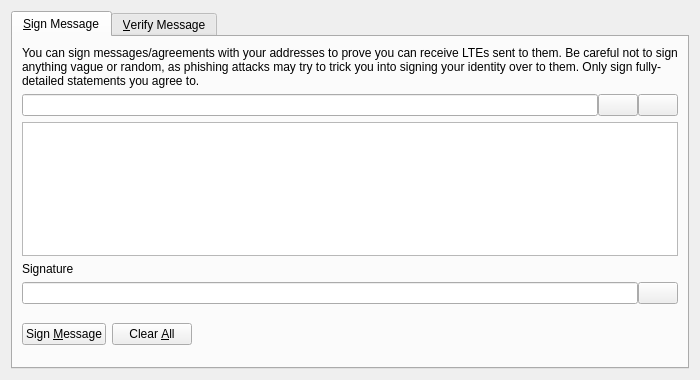
<?xml version="1.0" encoding="UTF-8"?>
<ui version="4.0">
 <class>SignVerifyMessageDialog</class>
 <widget class="QDialog" name="SignVerifyMessageDialog">
  <property name="geometry">
   <rect>
    <x>0</x>
    <y>0</y>
    <width>700</width>
    <height>380</height>
   </rect>
  </property>
  <property name="windowTitle">
   <string>Signatures - Sign / Verify a Message</string>
  </property>
  <property name="modal">
   <bool>true</bool>
  </property>
  <layout class="QVBoxLayout" name="verticalLayout">
   <item>
    <widget class="QTabWidget" name="tabWidget">
     <property name="currentIndex">
      <number>0</number>
     </property>
     <widget class="QWidget" name="tabSignMessage">
      <attribute name="title">
       <string>&amp;Sign Message</string>
      </attribute>
      <layout class="QVBoxLayout" name="verticalLayout_SM">
       <item>
        <widget class="QLabel" name="infoLabel_SM">
         <property name="text">
          <string>You can sign messages/agreements with your addresses to prove you can receive LTEs sent to them. Be careful not to sign anything vague or random, as phishing attacks may try to trick you into signing your identity over to them. Only sign fully-detailed statements you agree to.</string>
         </property>
         <property name="textFormat">
          <enum>Qt::PlainText</enum>
         </property>
         <property name="wordWrap">
          <bool>true</bool>
         </property>
        </widget>
       </item>
       <item>
        <layout class="QHBoxLayout" name="horizontalLayout_1_SM">
         <property name="spacing">
          <number>0</number>
         </property>
         <item>
          <widget class="QValidatedLineEdit" name="addressIn_SM">
           <property name="toolTip">
            <string>The LTE address to sign the message with</string>
           </property>
          </widget>
         </item>
         <item>
          <widget class="QPushButton" name="addressBookButton_SM">
           <property name="toolTip">
            <string>Choose previously used address</string>
           </property>
           <property name="text">
            <string/>
           </property>
           <property name="icon">
            <iconset resource="../bitcoin.qrc">
             <normaloff>:/icons/address-book</normaloff>:/icons/address-book</iconset>
           </property>
           <property name="shortcut">
            <string>Alt+A</string>
           </property>
           <property name="autoDefault">
            <bool>false</bool>
           </property>
          </widget>
         </item>
         <item>
          <widget class="QPushButton" name="pasteButton_SM">
           <property name="toolTip">
            <string>Paste address from clipboard</string>
           </property>
           <property name="text">
            <string/>
           </property>
           <property name="icon">
            <iconset resource="../bitcoin.qrc">
             <normaloff>:/icons/editpaste</normaloff>:/icons/editpaste</iconset>
           </property>
           <property name="shortcut">
            <string>Alt+P</string>
           </property>
           <property name="autoDefault">
            <bool>false</bool>
           </property>
          </widget>
         </item>
        </layout>
       </item>
       <item>
        <widget class="QPlainTextEdit" name="messageIn_SM">
         <property name="toolTip">
          <string>Enter the message you want to sign here</string>
         </property>
        </widget>
       </item>
       <item>
        <widget class="QLabel" name="signatureLabel_SM">
         <property name="text">
          <string>Signature</string>
         </property>
         <property name="textFormat">
          <enum>Qt::PlainText</enum>
         </property>
        </widget>
       </item>
       <item>
        <layout class="QHBoxLayout" name="horizontalLayout_2_SM">
         <property name="spacing">
          <number>0</number>
         </property>
         <item>
          <widget class="QLineEdit" name="signatureOut_SM">
           <property name="font">
            <font>
             <italic>true</italic>
            </font>
           </property>
           <property name="readOnly">
            <bool>true</bool>
           </property>
          </widget>
         </item>
         <item>
          <widget class="QPushButton" name="copySignatureButton_SM">
           <property name="toolTip">
            <string>Copy the current signature to the system clipboard</string>
           </property>
           <property name="text">
            <string/>
           </property>
           <property name="icon">
            <iconset resource="../bitcoin.qrc">
             <normaloff>:/icons/editcopy</normaloff>:/icons/editcopy</iconset>
           </property>
           <property name="autoDefault">
            <bool>false</bool>
           </property>
          </widget>
         </item>
        </layout>
       </item>
       <item>
        <layout class="QHBoxLayout" name="horizontalLayout_3_SM">
         <item>
          <widget class="QPushButton" name="signMessageButton_SM">
           <property name="toolTip">
            <string>Sign the message to prove you own this LTE address</string>
           </property>
           <property name="text">
            <string>Sign &amp;Message</string>
           </property>
           <property name="icon">
            <iconset resource="../bitcoin.qrc">
             <normaloff>:/icons/edit</normaloff>:/icons/edit</iconset>
           </property>
           <property name="autoDefault">
            <bool>false</bool>
           </property>
          </widget>
         </item>
         <item>
          <widget class="QPushButton" name="clearButton_SM">
           <property name="toolTip">
            <string>Reset all sign message fields</string>
           </property>
           <property name="text">
            <string>Clear &amp;All</string>
           </property>
           <property name="icon">
            <iconset resource="../bitcoin.qrc">
             <normaloff>:/icons/remove</normaloff>:/icons/remove</iconset>
           </property>
           <property name="autoDefault">
            <bool>false</bool>
           </property>
          </widget>
         </item>
         <item>
          <spacer name="horizontalSpacer_1_SM">
           <property name="orientation">
            <enum>Qt::Horizontal</enum>
           </property>
           <property name="sizeHint" stdset="0">
            <size>
             <width>40</width>
             <height>48</height>
            </size>
           </property>
          </spacer>
         </item>
         <item>
          <widget class="QLabel" name="statusLabel_SM">
           <property name="font">
            <font>
             <weight>75</weight>
             <bold>true</bold>
            </font>
           </property>
           <property name="text">
            <string/>
           </property>
           <property name="wordWrap">
            <bool>true</bool>
           </property>
          </widget>
         </item>
         <item>
          <spacer name="horizontalSpacer_2_SM">
           <property name="orientation">
            <enum>Qt::Horizontal</enum>
           </property>
           <property name="sizeHint" stdset="0">
            <size>
             <width>40</width>
             <height>48</height>
            </size>
           </property>
          </spacer>
         </item>
        </layout>
       </item>
      </layout>
     </widget>
     <widget class="QWidget" name="tabVerifyMessage">
      <attribute name="title">
       <string>&amp;Verify Message</string>
      </attribute>
      <layout class="QVBoxLayout" name="verticalLayout_VM">
       <item>
        <widget class="QLabel" name="infoLabel_VM">
         <property name="text">
          <string>Enter the receiver's address, message (ensure you copy line breaks, spaces, tabs, etc. exactly) and signature below to verify the message. Be careful not to read more into the signature than what is in the signed message itself, to avoid being tricked by a man-in-the-middle attack. Note that this only proves the signing party receives with the address, it cannot prove sendership of any transaction!</string>
         </property>
         <property name="textFormat">
          <enum>Qt::PlainText</enum>
         </property>
         <property name="alignment">
          <set>Qt::AlignLeading|Qt::AlignLeft|Qt::AlignTop</set>
         </property>
         <property name="wordWrap">
          <bool>true</bool>
         </property>
        </widget>
       </item>
       <item>
        <layout class="QHBoxLayout" name="horizontalLayout_1_VM">
         <property name="spacing">
          <number>0</number>
         </property>
         <item>
          <widget class="QValidatedLineEdit" name="addressIn_VM">
           <property name="toolTip">
            <string>The LTE address the message was signed with</string>
           </property>
          </widget>
         </item>
         <item>
          <widget class="QPushButton" name="addressBookButton_VM">
           <property name="toolTip">
            <string>Choose previously used address</string>
           </property>
           <property name="text">
            <string/>
           </property>
           <property name="icon">
            <iconset resource="../bitcoin.qrc">
             <normaloff>:/icons/address-book</normaloff>:/icons/address-book</iconset>
           </property>
           <property name="shortcut">
            <string>Alt+A</string>
           </property>
           <property name="autoDefault">
            <bool>false</bool>
           </property>
          </widget>
         </item>
        </layout>
       </item>
       <item>
        <widget class="QPlainTextEdit" name="messageIn_VM"/>
       </item>
       <item>
        <widget class="QValidatedLineEdit" name="signatureIn_VM"/>
       </item>
       <item>
        <layout class="QHBoxLayout" name="horizontalLayout_2_VM">
         <item>
          <widget class="QPushButton" name="verifyMessageButton_VM">
           <property name="toolTip">
            <string>Verify the message to ensure it was signed with the specified LTE address</string>
           </property>
           <property name="text">
            <string>Verify &amp;Message</string>
           </property>
           <property name="icon">
            <iconset resource="../bitcoin.qrc">
             <normaloff>:/icons/transaction_0</normaloff>:/icons/transaction_0</iconset>
           </property>
           <property name="autoDefault">
            <bool>false</bool>
           </property>
          </widget>
         </item>
         <item>
          <widget class="QPushButton" name="clearButton_VM">
           <property name="toolTip">
            <string>Reset all verify message fields</string>
           </property>
           <property name="text">
            <string>Clear &amp;All</string>
           </property>
           <property name="icon">
            <iconset resource="../bitcoin.qrc">
             <normaloff>:/icons/remove</normaloff>:/icons/remove</iconset>
           </property>
           <property name="autoDefault">
            <bool>false</bool>
           </property>
          </widget>
         </item>
         <item>
          <spacer name="horizontalSpacer_1_VM">
           <property name="orientation">
            <enum>Qt::Horizontal</enum>
           </property>
           <property name="sizeHint" stdset="0">
            <size>
             <width>40</width>
             <height>48</height>
            </size>
           </property>
          </spacer>
         </item>
         <item>
          <widget class="QLabel" name="statusLabel_VM">
           <property name="font">
            <font>
             <weight>75</weight>
             <bold>true</bold>
            </font>
           </property>
           <property name="text">
            <string/>
           </property>
           <property name="wordWrap">
            <bool>true</bool>
           </property>
          </widget>
         </item>
         <item>
          <spacer name="horizontalSpacer_2_VM">
           <property name="orientation">
            <enum>Qt::Horizontal</enum>
           </property>
           <property name="sizeHint" stdset="0">
            <size>
             <width>40</width>
             <height>48</height>
            </size>
           </property>
          </spacer>
         </item>
        </layout>
       </item>
      </layout>
     </widget>
    </widget>
   </item>
  </layout>
 </widget>
 <customwidgets>
  <customwidget>
   <class>QValidatedLineEdit</class>
   <extends>QLineEdit</extends>
   <header>qvalidatedlineedit.h</header>
  </customwidget>
 </customwidgets>
 <resources>
  <include location="../bitcoin.qrc"/>
 </resources>
 <connections/>
</ui>
